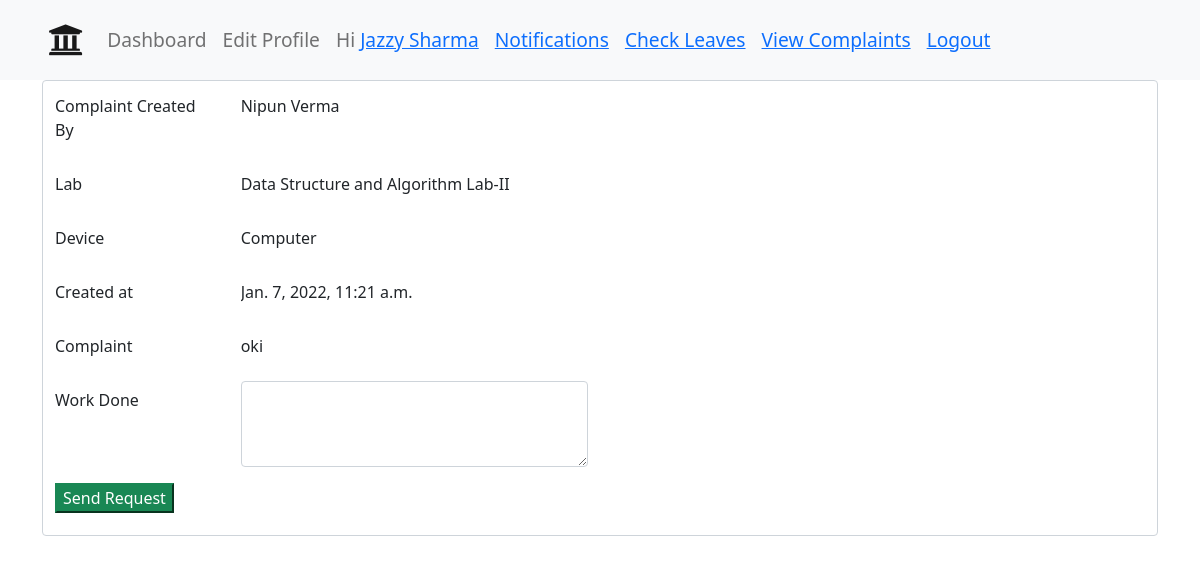
The page /complaint-resolve/4 (signed in) on the database as committed earlier.
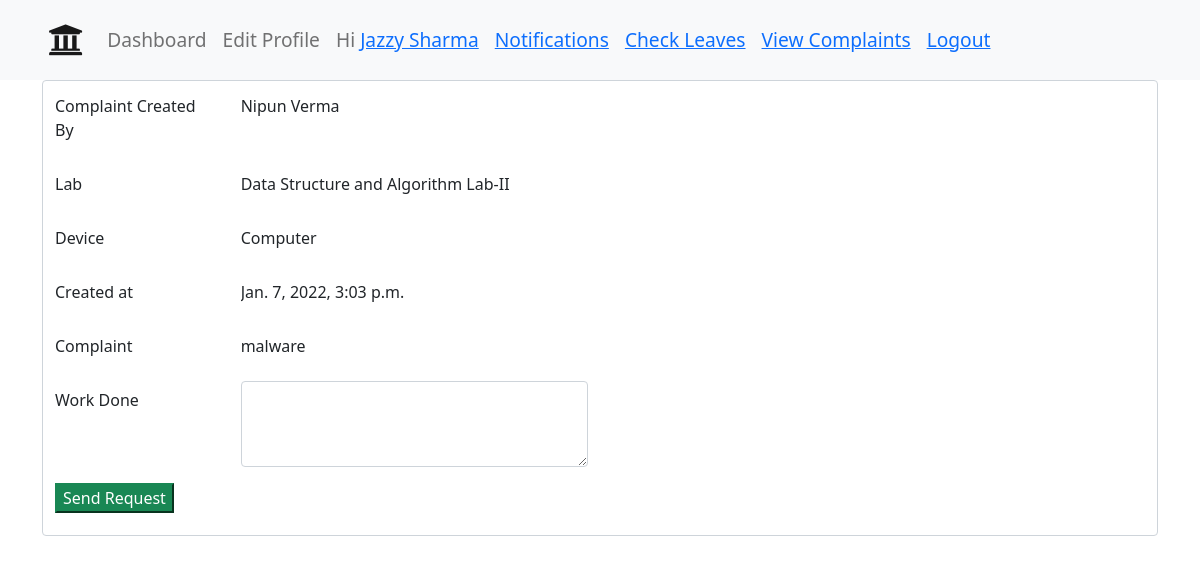
The same page on the database as committed later.
### main/models.py (models this page shows, shortened)
class Complaint(models.Model):
    created_by=models.ForeignKey(Staff,null=True,blank=False,related_name='sender',on_delete=CASCADE)
    device=models.ForeignKey('Devices', on_delete=models.CASCADE,default=None)
    complaint=models.TextField(blank=False)
    created_at=models.DateTimeField(auto_now_add=True)
    isActive=models.BooleanField(default=True)
    work_Done=models.TextField(max_length=1024,blank=True)
    who_resolved = models.ForeignKey(Staff, null=True, blank=True,related_name='resolver', on_delete=models.SET_NULL)      # if is_active == false toh who_resolved mein vo person daal do
    date_created = models.DateTimeField(auto_now_add=True, blank=True, null=True)

class Staff(models.Model):
    name=models.CharField(max_length=100)
    mobile_number=models.IntegerField()
    email=models.EmailField()
    category=models.ForeignKey('Category',on_delete=CASCADE)
    designation=models.ForeignKey('Designation',on_delete=CASCADE)
    agency = models.ForeignKey('Agency',on_delete=CASCADE)

class Devices(models.Model):
    device_id = models.CharField(max_length=20, blank=False, null=False)
    name=models.ForeignKey("CategoryOfDevice",blank=False,null=False, on_delete=models.CASCADE)
    description = models.TextField(max_length=1024)
    lab = models.ForeignKey(Lab, on_delete=models.CASCADE)

class Lab(models.Model):
    lab = models.CharField(max_length=20, blank=False)
    name = models.CharField(max_length=255, blank=True)
    floor = models.CharField(max_length=10,blank=False, null=False)
    staff = models.ForeignKey("Staff", on_delete=SET_NULL, null=True, blank=True)

class CategoryOfDevice(models.Model):
    category = models.CharField(max_length=100, null=False)
    def __str__(self):
        return self.category

### main/views.py (the view)
# urls.py: path('complaint-resolve/<pk>', views.resolveConflict, name='resolveConflict'),
@login_required
def resolveConflict(request, pk):
	complaint = Complaint.objects.get(id=pk)
	resolver=Staff.objects.get(email=request.user.email)
	if request.method == 'POST':
		complaint.work_Done=request.POST['workdone']
		complaint.isActive=False
		complaint.who_resolved=resolver
		complaint.save()
		if request.user.is_staff:
			return redirect("main:adminComplaints")
		else:
			notification = Notification.objects.get(taskId=complaint.id, reciever='Lab Technician')
			notification.reciever = str(resolver.id) + " " + str(resolver.name)
			notification.messsage = "You successfully resolved the complaint "
			notification.save()
			return redirect("main:user_profile")
	else:
		admin_status = request.user.is_staff
		context={
			'complaint':complaint,
			'admin_status': admin_status
		}
		return render(request, 'admin/adminResolveComplaint.html', context)

### templates/admin/adminResolveComplaint.html (shortened to what this page needs)
{% extends 'base.html' %}
{% load static %}
{% block body %}
{% include 'navbar.html' with user=user %}
<div class="container">
    <div class="form-control container">
        <form method="POST">
            <div class="mb-3 row">
                <label for="created_by" class="col-sm-2 col-form-label">Complaint Created By</label>
                <div class="col-sm-10 col-lg-4">
                  <input type="text" readonly class="form-control-plaintext" name="created_by" id="created_by" value="{{complaint.created_by.name}}">
                </div>
              </div>
              <div class="mb-3 row">
                <label for="Lab" class="col-sm-2 col-form-label">Lab</label>
                <div class="col-sm-10 col-lg-4">
                  <input type="text" readonly class="form-control-plaintext" name="Lab" id="Lab" value="{{complaint.device.lab.name}}">
                </div>
              </div>
              <div class="mb-3 row">
                <label for="Device" class="col-sm-2 col-form-label">Device</label>
                <div class="col-sm-10 col-lg-4">
                  <input type="text" readonly class="form-control-plaintext" name="Device" id="Device" value="{{complaint.device.name}}">
                </div>
              </div>
              <div class="mb-3 row">
                <label for="date" class="col-sm-2 col-form-label">Created at</label>
                <div class="col-sm-10 col-lg-4">
                  <input type="text" readonly class="form-control-plaintext" name="date" id="date" value="{{complaint.created_at}}">
                </div>
              </div>
              <div class="mb-3 row">
                <label for="Complaint" class="col-sm-2 col-form-label">Complaint</label>
                <div class="col-sm-10 col-lg-4">
                  <input type="text" readonly class="form-control-plaintext" name="Complaint" id="Complaint" value="{{complaint.complaint}}">
                </div>
              </div>
              <div class="mb-3 row">
                <label for="workdone" class="col-sm-2 col-form-label">Work Done</label>
                <div class="col-sm-10 col-lg-4">
                    <textarea class="form-control" id="workdone" name="workdone" rows="3"></textarea>
                </div>
              </div>
              <div class="mb-3 row">
                  <div class="col-sm-10 col-lg-4">
                    <button type="submit" class="btn-success">Send Request</button>
                 </div>
              </div>
        </form>
    </div>
</div>
{% endblock body %}

Rows that differ between the two databases and show on the page:
changed Complaint "Nipun Verma": date "Jan. 7, 2022, 11:21 a.m." → "Jan. 7, 2022, 3:03 p.m."; Complaint "oki" → "malware"
